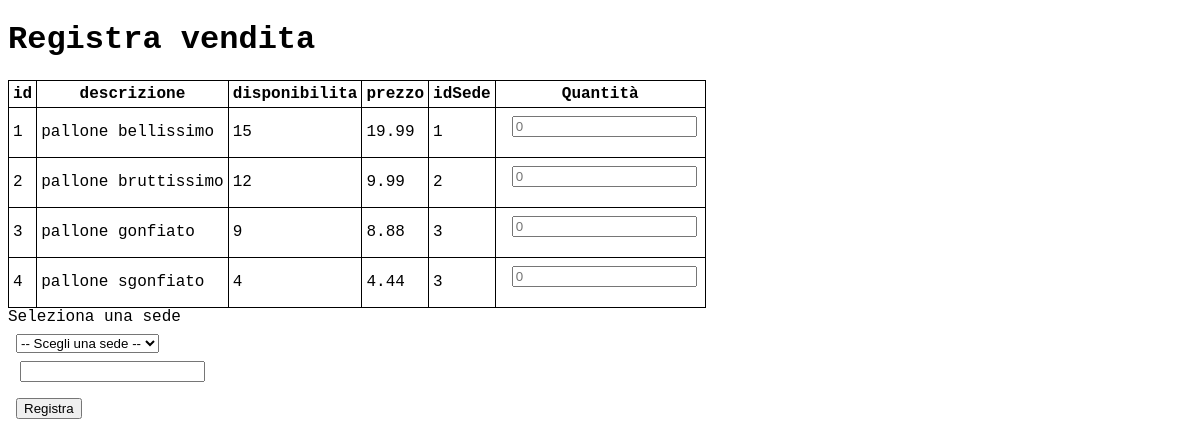
The app's page /record-sale with its own data.
### tables this page shows
CREATE TABLE MATERIALE (
     id integer not null,
     descrizione char(256) not null,
     disponibilita integer not null,
     prezzo integer not null,
     idSede integer not null,
     constraint ID primary key (id)
     foreign key (idSede) references SEDE);

### app.py (the view, shortened to what this page needs)
@app.route('/record-sale', methods=['GET', 'POST'])
def record_sale():
    db_connection = get_db()
    db_cursor = db_connection.cursor()
    if request.method == 'GET':
        cols = get_cols(db_cursor, 'materiale')
        records = db_cursor.execute(f"select * from materiale").fetchall()
        BRANCHES = get_branches(db_cursor)
        return render_template('record-sale.html', \
            page_title='Registra vendita',
            table='materiale',
            cols=cols, \
            rows=records, \
            branches=BRANCHES
            )

### app.py (called while the page is built)
def get_branches(cursor):
    return cursor.execute('select id, nome from sede').fetchall()

def get_db():
    db = getattr(g, '_database', None)
    if db is None:
        db = g._database = sqlite3.connect('db.db')
    return db

def get_cols(db_cursor, table):
    cols = db_cursor.execute(f'pragma table_info({table})').fetchall()
    cols = [ c[1] for c in cols ]
    return cols

@app.teardown_appcontext
def close_connection(exception):
    db = getattr(g, '_database', None)
    if db is not None:
        db.close()

### templates/record-sale.html (shortened to what this page needs)
<!DOCTYPE html>
<html>
<head>
</head>
<body>
	<h1>{{ page_title }}</h1>
	<form method=POST>
		<table>
			<thead>
				<tr>
					{% for c in cols %}
						<th>{{ c }}</th>
					{% endfor %}
						<th>Quantità</th>
				</tr>
			</thead>
			<tbody>
				{% for r in rows %}
					<tr>
						{% for val in r %}
							<td>{{ val }}</td>
						{% endfor %}
						<td><input type="number" id="quantita" value="" placeholder="0"/></td>
					</tr>
				{% endfor %}
			</tbody>
		</table>
		<label for="branch-selector">Seleziona una sede</label>
		<select style="margin-top: 8px; margin-bottom: 8px;" name="sede" id="branch-selector" required>
			<option value="">-- Scegli una sede --</option>
		</select>
		<input type="number" name="totale" hidden>
		<button type="submit">Registra</button>
	</form>
</body>
</html>

### templates/record-sale.html (style rules this page uses)
html { font-family: monospace; font-size: 16px; }
table, td, th { border: 1px solid black; border-collapse: collapse; padding: 4px; }
input { display: block; margin: 4px; margin-left: 12px; margin-bottom: 16px; }
select { margin: 8px; margin-bottom: 16px; display: block; }
button { margin: 8px; margin-bottom: 16px; display: block; }

### records on screen
MATERIALE: r "1" "15" "1", descrizione "pallone bellissimo", prezzo "19.99"
MATERIALE: r "2" "12" "2", descrizione "pallone bruttissimo", prezzo "9.99"
MATERIALE: r "3" "9" "3", descrizione "pallone gonfiato", prezzo "8.88"
MATERIALE: r "4" "4" "3", descrizione "pallone sgonfiato", prezzo "4.44"

### other values on screen
{{ page_title }} "Registra vendita"
{{ c }} "id" "descrizione" "disponibilita" "prezzo" "idSede"
